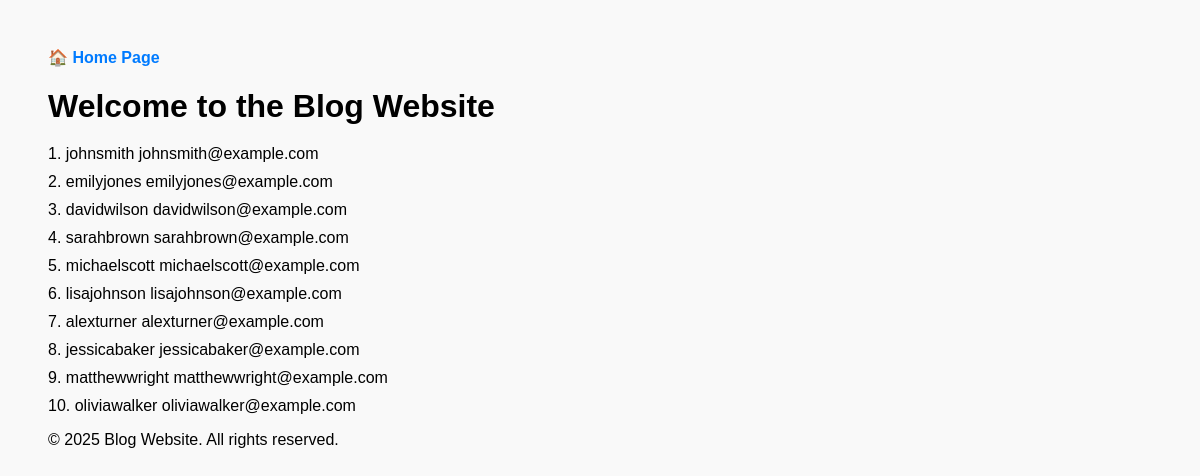
/users/, run on the app's committed database.
### blog/models.py (models this page shows, shortened)
class User(models.Model):
    id = models.AutoField(primary_key=True)
    username = models.CharField(max_length=100)
    email = models.CharField(max_length=255)
    password = models.CharField(max_length=255)

### blog/views.py (the view)
# urls.py: path('users/', views.users, name='users'),
def users(request):
    myusers = User.objects.all().values()
    template = loader.get_template('users.html')
    context = {
        'myusers': myusers,
    }
    return HttpResponse(template.render(context, request))

### blog/templates/users.html (shortened to what this page needs)
{% extends "master.html" %}
{% block content %}
 <h1>Welcome to the Blog Website</h1>
    <ul>
       {% for x in myusers %}
         <li> {{ x.id }}. {{ x.username}} {{ x.email }}</li>
       {% endfor %}
    </ul>
{% endblock %}

### blog/templates/master.html (shortened to what this page needs)
<!DOCTYPE html>
<html>
<head>
</head>
<body>
<nav>
    <a href="{% url 'main' %}">🏠 Home Page</a>
</nav>
{% block content %}
{% endblock %}
</body>
<footer>
    © {% now "Y" %} Blog Website. All rights reserved.
</footer>
</html>

### blog/templates/master.html (style rules this page uses)
body { font-family: Arial, sans-serif; padding: 40px; background-color: #f9f9f9; }
h1 { margin-bottom: 20px; }
ul { list-style-type: none; padding-left: 0; }
li { margin: 10px 0; }
a { text-decoration: none; color: #007BFF; font-weight: bold; }

### data on the page
User: id "1", username "johnsmith", email "johnsmith@example.com"
User: id "2", username "emilyjones", email "emilyjones@example.com"
User: id "3", username "davidwilson", email "davidwilson@example.com"
User: id "4", username "sarahbrown", email "sarahbrown@example.com"
User: id "5", username "michaelscott", email "michaelscott@example.com"
User: id "6", username "lisajohnson", email "lisajohnson@example.com"
User: id "7", username "alexturner", email "alexturner@example.com"
User: id "8", username "jessicabaker", email "jessicabaker@example.com"
User: id "9", username "matthewwright", email "matthewwright@example.com"
User: id "10", username "oliviawalker", email "oliviawalker@example.com"
